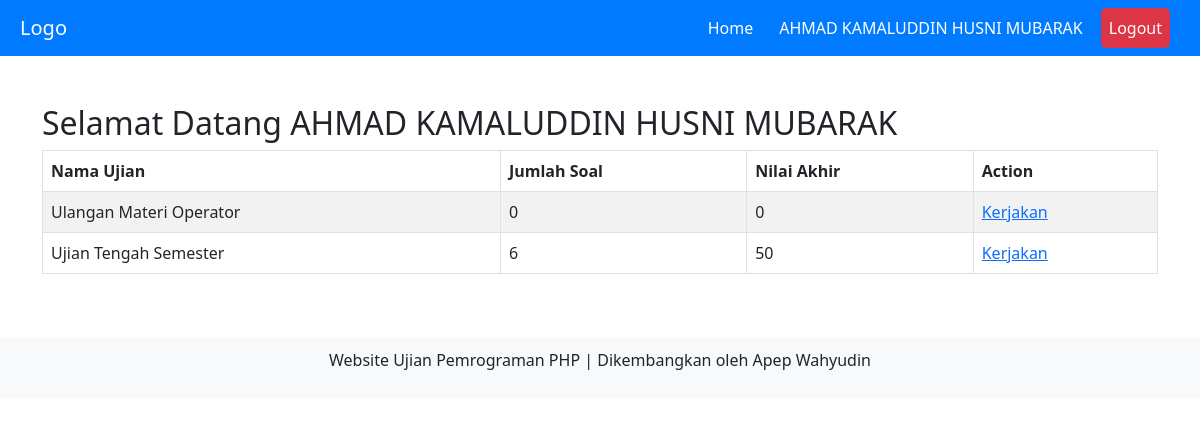
/home.php (signed in), run on the app's committed database.
### tables this page shows
CREATE TABLE `siswa` (
  `id_siswa` int(11) NOT NULL,
  `nis` varchar(10) NOT NULL,
  `nama` varchar(30) NOT NULL,
  `password` varchar(100) NOT NULL,
  `id_kelas` int(11) NOT NULL
);

CREATE TABLE `ujian` (
  `id_ujian` int(11) NOT NULL,
  `nama_ujian` varchar(50) NOT NULL,
  `status` varchar(15) NOT NULL,
  `id_guru` int(11) NOT NULL
);

### ujian.php (the view, shortened to what this page needs)
<?php
include "koneksi.php";
?>
<h2>Selamat Datang <?= htmlspecialchars($data_siswa["nama"], ENT_QUOTES, 'UTF-8'); ?></h2>
<table id="myTable" class="table table-striped table-bordered" style="width:100%">
    <thead>
        <tr>
            <th>Nama Ujian</th>
            <th>Jumlah Soal</th>
            <th>Nilai Akhir</th>
            <th>Action</th>
        </tr>
    </thead>
    <tbody>
        <?php
        $stmt = $koneksi->prepare("
            SELECT ujian.id_ujian, ujian.nama_ujian, COUNT(soal.id_soal) AS jumlah_soal
            FROM ujian
            LEFT JOIN ujian_kelas ON ujian.id_ujian = ujian_kelas.id_ujian
            LEFT JOIN soal ON ujian.id_ujian = soal.id_ujian
            WHERE ujian_kelas.id_kelas = ? AND ujian.status = 'aktif'
            GROUP BY ujian.id_ujian, ujian.nama_ujian
            ORDER BY ujian.id_ujian DESC
        ");
        if ($stmt) {
            $stmt->bind_param("i", $data_siswa['id_kelas']);
            $stmt->execute();
            $result = $stmt->get_result();
            while ($data_ujian = $result->fetch_assoc()) {
                $stmt_jawaban_benar = $koneksi->prepare("
                    SELECT COUNT(*) AS jumlah_benar
                    FROM hasil
                    WHERE id_ujian = ? AND id_siswa = ? AND test_result = 'lulus'
                ");
                $stmt_jawaban_benar->bind_param("ii", $data_ujian['id_ujian'], $data_siswa['id_siswa']);
                $stmt_jawaban_benar->execute();
                $result_jawaban_benar = $stmt_jawaban_benar->get_result();
                $data_jawaban_benar = $result_jawaban_benar->fetch_assoc();
                $jumlah_benar = $data_jawaban_benar['jumlah_benar'];
                $nilai = 0;
                if ($data_ujian['jumlah_soal'] > 0) {
                    $nilai = ($jumlah_benar / $data_ujian['jumlah_soal']) * 100;
                }
        ?>
                <tr>
                    <td><?= htmlspecialchars($data_ujian['nama_ujian'], ENT_QUOTES, 'UTF-8'); ?></td>
                    <td><?= htmlspecialchars($data_ujian['jumlah_soal'], ENT_QUOTES, 'UTF-8'); ?></td>
                    <td><?= htmlspecialchars(number_format($nilai, 0), ENT_QUOTES, 'UTF-8'); ?></td>
                    <td><a href='home.php?page=soal&id_ujian=<?= htmlspecialchars($data_ujian['id_ujian'], ENT_QUOTES, 'UTF-8'); ?>'>Kerjakan</a></td>
                </tr>
        <?php
            }
        } else {
            echo "Gagal menyiapkan query: " . $koneksi->error;
        }
        ?>
    </tbody>
</table>

### home.php (shortened to what this page needs)
<?php
include "koneksi.php";
if (!isset($_SESSION['siswa'])) {
    header("location: index.php");
    exit();
} else {
    $id_siswa = $_SESSION["siswa"];
    $qry_siswa = mysqli_query($koneksi, "SELECT * FROM siswa where id_siswa='$id_siswa'");
    $data_siswa = mysqli_fetch_assoc($qry_siswa);
}
?>
<!DOCTYPE html>
<html lang="en">
<head>
    <link rel="stylesheet" href="assets/dist/css/bootstrap.min.css">
    <link rel="stylesheet" href="https://cdn.datatables.net/2.0.0/css/dataTables.dataTables.min.css">
</head>
<body>
    <nav class="navbar navbar-expand-lg navbar-dark">
        <a class="navbar-brand" href="#">Logo</a>
        <div class="collapse navbar-collapse justify-content-end" id="navbarNav">
            <ul class="navbar-nav">
                <li class="nav-item active">
                    <a class="nav-link" href="home.php">Home</a>
                </li>
                <li class="nav-item">
                    <a class="nav-link" href="#">
                        <?= $data_siswa["nama"]; ?>
                    </a>
                </li>
                <li class="nav-item logout">
                    <a class="nav-link" href="logout.php">Logout</a>
                </li>
            </ul>
        </div>
    </nav>
    <div class="container mt-5 mb-5">
        <div class="row">
            <div class="col-md-12 p-50">
                <?php
                if (isset($_GET['page']) && $_GET['page'] != '') {
                    $page = addslashes($_GET['page']);
                    switch ($page) {
                        default:
                            include "ujian.php";
                            break;
                        case "soal":
                            include "soal.php";
                            break;
                        case "kerjakan":
                            include "do-test.php";
                            break;
                        case "lihat_jawaban":
                            include "lihat_jawaban.php";
                            break;
                    }
                } else {
                    include "ujian.php";
                }
                ?>
            </div>
        </div>
    </div>
    <div class="footer">
        <p>Website Ujian Pemrograman PHP | Dikembangkan oleh Apep Wahyudin</p>
    </div>
</body>
</html>

### home.php (style rules this page uses)
.navbar { background-color: #007bff; }
.navbar-nav, .navbar-brand { padding-left: 20px; padding-right: 20px; }
.navbar-nav .nav-item { margin-right: 10px; }
.navbar-nav .nav-link { color: #fff; }
.logout { background-color: #dc3545; border-radius: 5px; }
.footer { bottom: 0; width: 100%; background-color: #f8f9fa; text-align: center; padding: 10px 0; }

### data on the page
siswa: nama "AHMAD KAMALUDDIN HUSNI MUBARAK"
ujian: nama_ujian "Ulangan Materi Operator", jumlah_soal "0", nilai "0"
ujian: nama_ujian "Ujian Tengah Semester", jumlah_soal "6", nilai "50"
